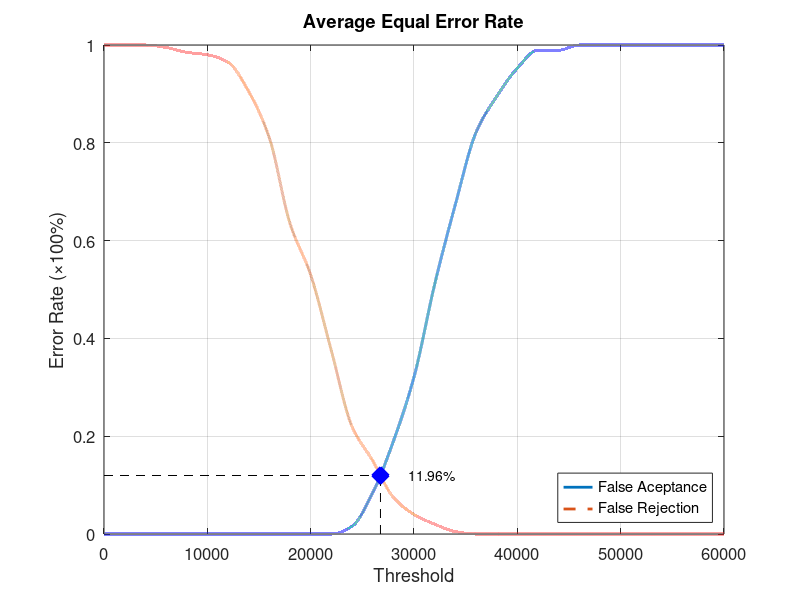
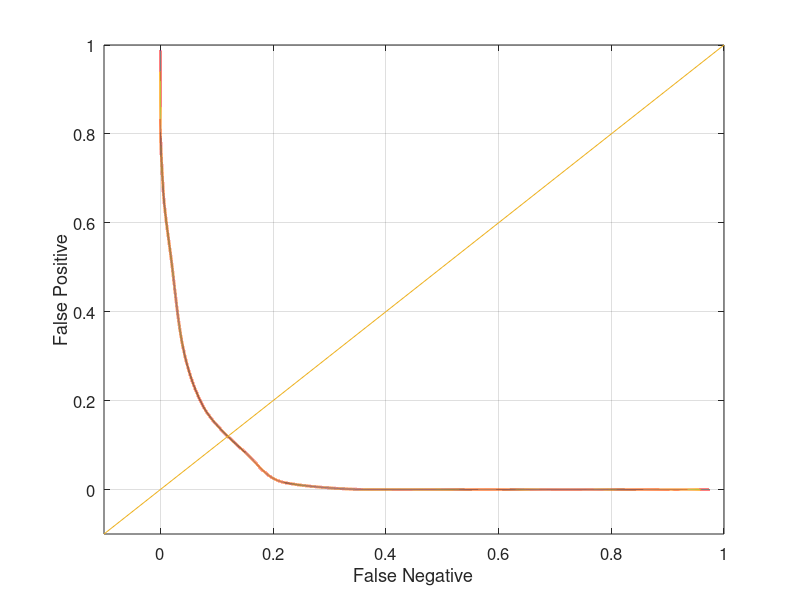

Source code (MATLAB) for these figures, in order:
function yEER = Database5_3
close all;
clear;
clc;
x = 0:2000:60000;
xq = 0:0.5:60000;

y0 = [0 0 0 0 0 0 0 0 0 0 0 0 0.0157895 0.0842105 0.189474 0.321053 0.510526 0.673684 0.821053 0.894737 0.952632 0.989474 0.989474 1 1 1 1 1 1 1 1];
yy0 = interp1(x, y0, xq, 'pchip');
y1 = [1 1 1 0.995 0.985 0.98 0.965 0.905 0.81 0.635 0.53 0.375 0.22 0.15 0.075 0.04 0.02 0.005 0 0 0 0 0 0 0 0 0 0 0 0 0];
yy1 = interp1(x, y1, xq, 'pchip');

% Calculating EER: 
y2 = abs(y0 - y1);
find(y2 == min(y2))
yy2 = abs(yy0 - yy1);
xEER = find(yy2 == min(yy2));
xEERIndex = xq(xEER) % X-axis EER
yEER = yy0(xEER) % Y-axis EER

main = figure
plot(xq, yy0,'-','LineWidth', 2);	hold on
plot(xq, yy1,'--','LineWidth', 2);	hold on
plot([xEERIndex xEERIndex], [0 yEER], 'k--');	hold on
plot([0 xEERIndex], [yEER yEER], 'k--');	hold on
plot(xEERIndex, yEER, 'bx', 'LineWidth', 10);	hold on
text(xEERIndex + 10 * xEERIndex / 100, yEER, [num2str(round((10000 * yEER)) / 100) '%'])
legend('False Aceptance', 'False Rejection', 'Location', 'SouthEast')
xlabel('Threshold')
ylabel('Error Rate (\times100%)')
title('Average Equal Error Rate')
set(gca, 'FontSize', 12)
axis([0 60000 0 1])
grid on

print(main, 'Database5_3Main', '-dpng');
FNRxFPR = figure('Color', [1 1 1]);
plot(yy1, yy0, '-', yy1, yy0, 'LineWidth', 2);
hold on
y = -0.1:0.1:1
plot(y, y); 
set(gca, 'FontSize', 12)
xlabel('False Negative')
ylabel('False Positive')
axis([-0.1 1 -0.1 1])
set(gca, 'FontSize', 12)
grid on

print(FNRxFPR, 'Database5_3FNRxFPR','-dpng');
end
